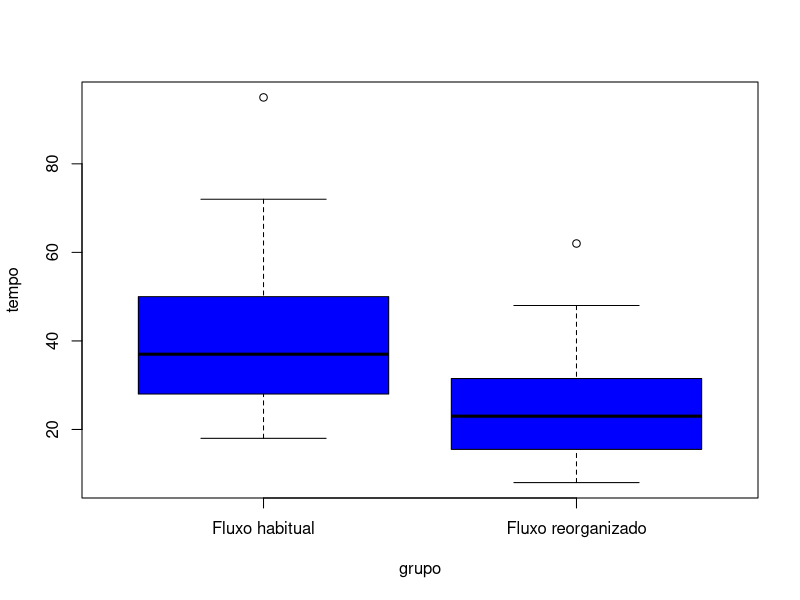
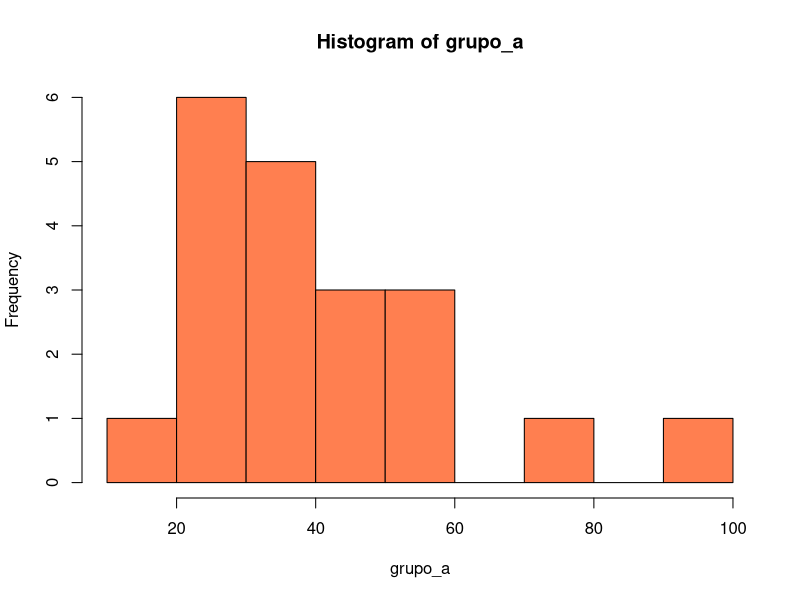
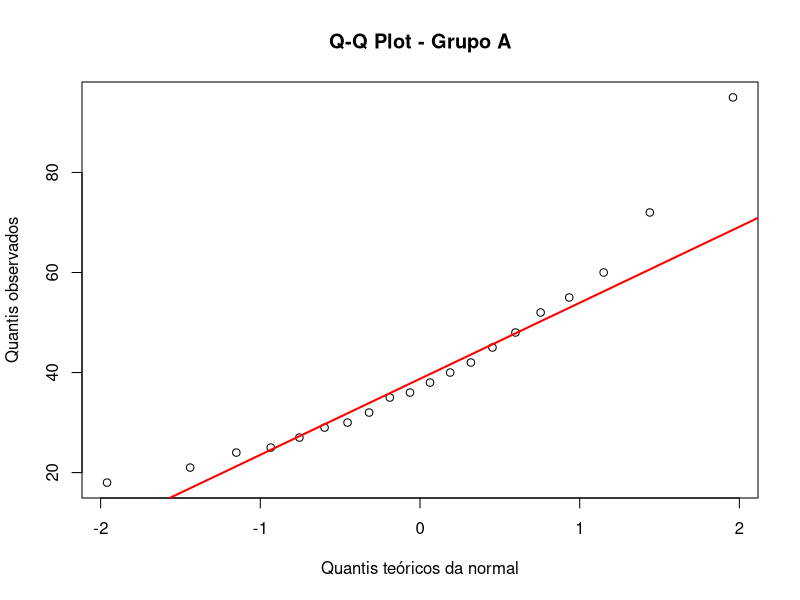
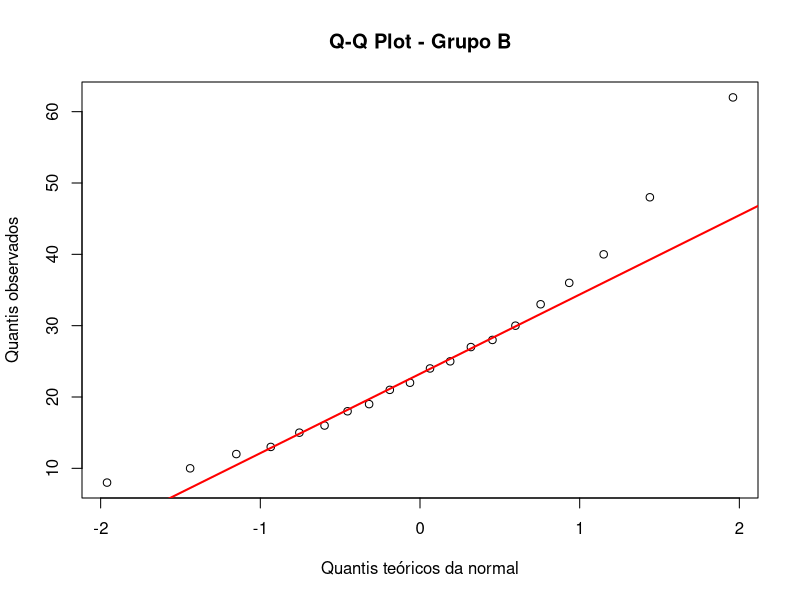

Recreate these plots in R, in order.
# Dois grupos de pacientes foram avaliados quanto ao tempo de espera até atendimento.
grupo_a <- c(
  18, 21, 24, 25, 27, 29, 30, 32, 35, 36,
  38, 40, 42, 45, 48, 52, 55, 60, 72, 95
)

grupo_b <- c(
  8, 10, 12, 13, 15, 16, 18, 19, 21, 22,
  24, 25, 27, 28, 30, 33, 36, 40, 48, 62
)

dados <- data.frame(
  tempo = c(grupo_a, grupo_b),
  grupo = rep(c("Fluxo habitual", "Fluxo reorganizado"), each = 20)
)

dados

boxplot(tempo ~ grupo, data=dados,
        col="blue")

hist(grupo_a,
     col="coral")

mean(grupo_a);median(grupo_a)

#onde achar assimetria?
var(grupo_a) #grupo a:353.0105
var(grupo_b)#grupo b:353.0105

t.test(grupo_a, grupo_b, var.equal = F) #avaliar os dois grupos, teste de hipótese
# Gráfico Q-Q para avaliar normalidade

qqnorm(
  grupo_a,
  main = "Q-Q Plot - Grupo A",
  xlab = "Quantis teóricos da normal",
  ylab = "Quantis observados"
)

qqline(
  grupo_a,
  col = "red",
  lwd = 2
)

qqnorm(
  grupo_b,
  main = "Q-Q Plot - Grupo B",
  xlab = "Quantis teóricos da normal",
  ylab = "Quantis observados"
)

qqline(
  grupo_b,
  col = "red",
  lwd = 2
)

diferenca= grupo_b - grupo_a
#proximo de 0.5, analisa se a diferença é muito grande no gráfico
shapiro.test(diferenca)

# Exemplo: teste de Wilcoxon para grupos independentes

grupo1 <- c(20, 22, 19, 24, 25)
grupo2 <- c(28, 30, 27, 29, 26)

# Medianas dos grupos
median(grupo1)
median(grupo2)

# Teste de Wilcoxon (Mann-Whitney)
wilcox.test(grupo1, grupo2)
